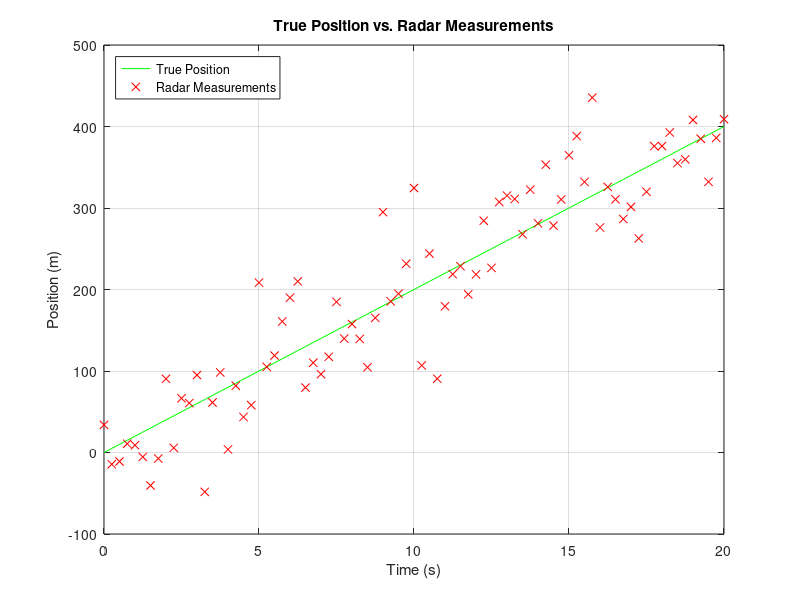
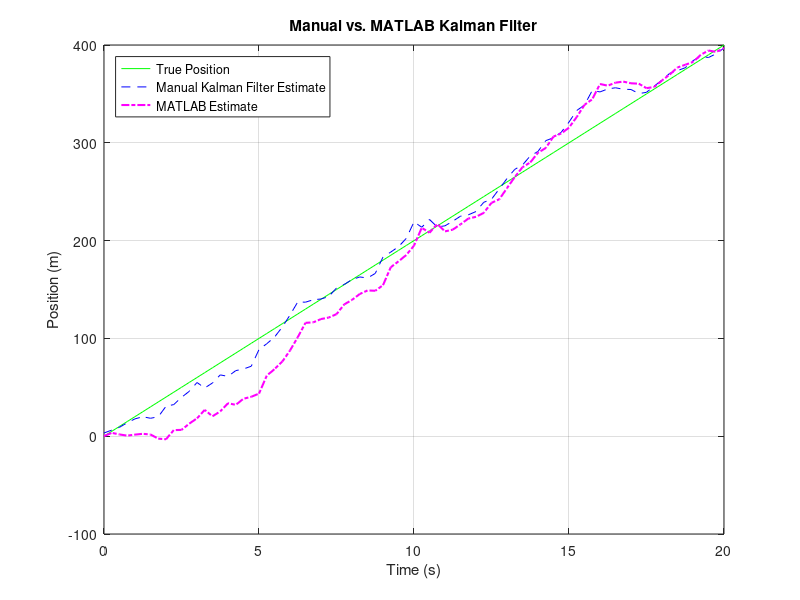
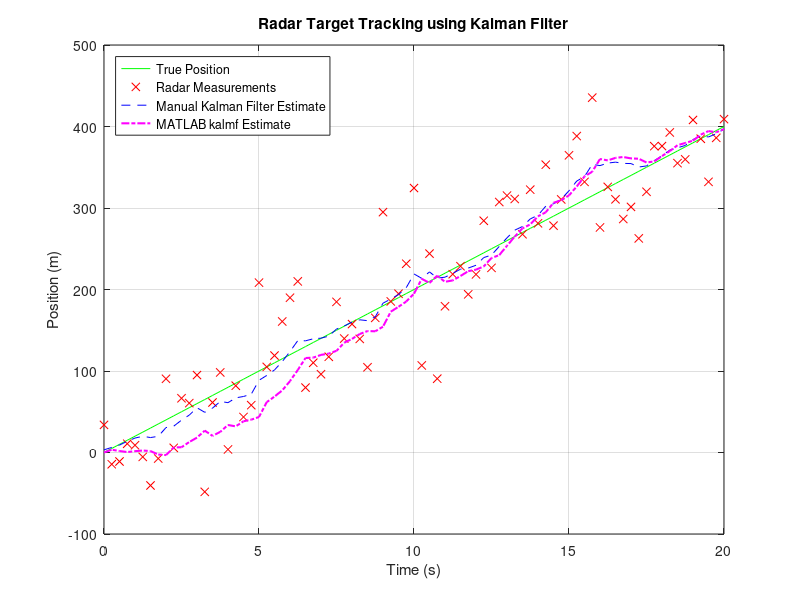

These charts were generated, in order, by the following MATLAB code:
%% Title: Graduate Project 2 (Radar Signal Filtering)
%
% * Objective: The objective of this project is to generate a simple linear
%              equation of motion and have a kalman filter estimate its 
%              position based on noise measurements. A target is being
%              tracked traveling at a constant speed of 20 m/s and is
%              attempting to scramble its position. Through the use of a
%              kalman filter, the targets position can located based on
%              estimation. This serves as a fundamental demonstration of
%              how a kalman filter works to extract the location of its
%              picked target. 
%              
% * Name: John Schatzel
% 
% * Date: 4/30/2025
% * Course: ECEN 5830

close all
clear all
clc

%% Data Section
dt = 0.25;                        % sampling interval, smaller dt = better filter tracking
t = 0:dt:20;                      % timing vector
initial_position = 0;             % initial position
velocity = 20;                    % 20 m/s constant velocity
mn = 50;           % standard deviation of measurement noise

%% Target motion equation and noise addition
% true state (constant velocity motion)
true_position = initial_position + velocity*t;

% simulate radar measurements
radar_measurements = true_position + mn*randn(size(t));

figure
plot(t, true_position, 'g-', ...
     t, radar_measurements, 'rx')

legend('True Position', 'Radar Measurements', 'location', 'northwest');
xlabel('Time (s)');
ylabel('Position (m)');
title('True Position vs. Radar Measurements');
grid on;

%% State Space Model Definition
% define state-space model

% value of '1' indicates that the new position/velocity depends 100% on the old position
% dt is the position over time
A = [1 dt; 0 1];                  % state transition matrix (position updated by velocity, velocity constant)

% value of '0' indicates there is nothing else controlling the position of
% the target over time
B = [0; 0];                       % control input matrix (no external control input)

% this indicates we are only measuring the position over time, not the
% velocity 
C = [1 0];                        % measurement matrix

% value set to '0' because there is no control input directly being passed
% to the output
D = 0;                            % direct transmission matrix

% value of '1' denotes there is slight disturbance in pos. and velo.
% higher variance than '1' = more disturbance
% value of '0' denotes there is no direct from pos. to velo. and vice versa
% noise covariance matrices
Q = [1 0; 0 1];               % process noise covariance (uncertainty in model dynamics)
R = mn^2;                     % measurement noise covariance (uncertainty in sensor measurements)

% create state-space system and Kalman filter
% NOTE: In the simulated system, B = [0; 0] and D = 0 because there is 
% no true control input.

% However, for Kalman filter design, we use B = eye(2) and D = zeros(1,2) 
% to model process noise entering the position and velocity states 
% independently.
sys = ss(A, eye(2), C, zeros(1,2), dt); % define system with separate noise inputs

% MATLAB Kalman Filter Command
[kalmf, L, P] = kalman(sys, Q, R); % MATLAB generated kalman filter, 
% kalmf = Kalman filter system
% L = Kalman Gain (NOT DIRECTLY USED)
% P = Steady-state error covariance

%% Manual Kalman Filter Implementation

% Initialize state and covariance
X_est = [0; 20];        % Initial position and velocity (or [0; 20] if you prefer)
P_est = P;             % Initial covariance estimate

% Preallocate for storage
X_estimates = zeros(2, length(t));

% Portion followed example on MathWorks website
% kalman filter loop
for k = 1:length(t)
    % Measurement Update (Correction step)
    K = P_est * C' / (C * P_est * C' + R);    % Kalman Gain
    X_est = X_est + K * (radar_measurements(k) - C * X_est); % Corrected state
    P_est = (eye(2) - K * C) * P_est;          % Corrected covariance

    % Store corrected estimate
    X_estimates(:, k) = X_est;

    % Time Update (Prediction step)
    X_est = A * X_est;             % Predict next state
    P_est = A * P_est * A' + Q;    % Predict next covariance
end


% MATLAB Kalman Filter (kalmf) Simulation
% Simulate kalmf on radar measurements
[y, time, x_kalmf_estimates] = lsim(kalmf, radar_measurements, t);
% y = output (NOT DIRECTLY USED)
% time = same timing vector as 't'
% x_kalmf_estimates = internal states at each time step

figure;
plot(t, true_position, 'g-', ...
     t, X_estimates(1,:), 'b--', ...
     t, x_kalmf_estimates(:,1), 'm-.', 'LineWidth', 1.5);
legend('True Position', 'Manual Kalman Filter Estimate', 'MATLAB Estimate', 'location', 'northwest');
xlabel('Time (s)');
ylabel('Position (m)');
title('Manual vs. MATLAB Kalman Filter');
grid on;


%% Plots
figure;
plot(t, true_position, 'g-', ...
     t, radar_measurements, 'rx', ...
     t, X_estimates(1,:), 'b--', ...
     t, x_kalmf_estimates(:,1), 'm-.', 'LineWidth', 1.5);
legend('True Position', 'Radar Measurements', 'Manual Kalman Filter Estimate', 'MATLAB kalmf Estimate', 'location', 'northwest');
xlabel('Time (s)');
ylabel('Position (m)');
title('Radar Target Tracking using Kalman Filter');
grid on;

